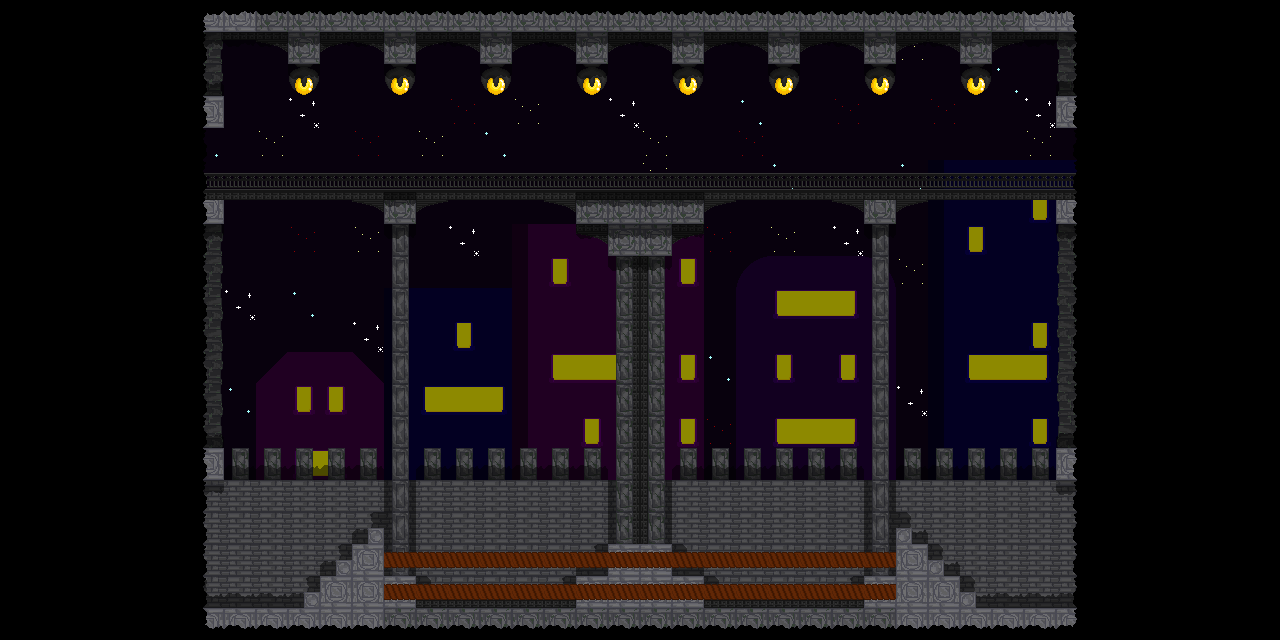

Below is a game level as drawn by its tile map, then a one-line description and the .tmx that defines it (tile-layer data replaced by summaries):
An orthogonal 40x20 tile map with 32x32 px tiles, 12 tile layers (Background, Houses, darker houses, stars, ...), 1 hidden layer not drawn, 2 tilesets and 11 objects.

<map version="1.2" tiledversion="1.3.5" orientation="orthogonal" renderorder="left-up" width="40" height="20" tilewidth="32" tileheight="32" infinite="0" nextlayerid="16" nextobjectid="13">
 <tileset firstgid="1" name="1stSetTiles" tilewidth="32" tileheight="32" tilecount="156" columns="12">
  <image source="topCastleMapFirstSet1U.png" width="384" height="416" />
 </tileset>
 <tileset firstgid="157" name="64x64" tilewidth="32" tileheight="32" tilecount="16" columns="4">
  <image source="64x64.png" width="128" height="128" />
 </tileset>
 <layer id="6" name="Background" width="40" height="20">
  <data>[800 cells, 560 non-empty, 1 distinct tile ids]</data>
 </layer>
 <layer id="7" name="Houses" width="40" height="20">
  <data>[800 cells, 188 non-empty, 21 distinct tile ids]</data>
 </layer>
 <layer id="9" name="darker houses" width="40" height="20" opacity="0.45">
  <data>[800 cells, 560 non-empty, 1 distinct tile ids]</data>
 </layer>
 <layer id="8" name="stars" width="40" height="20">
  <data>[800 cells, 35 non-empty, 4 distinct tile ids]</data>
 </layer>
 <layer id="5" name="Castle Background" width="40" height="20">
  <data>[800 cells, 166 non-empty, 2 distinct tile ids]</data>
 </layer>
 <layer id="12" name="2nd depth" width="40" height="20" opacity="0.49">
  <data>[800 cells, 22 non-empty, 4 distinct tile ids]</data>
 </layer>
 <layer id="4" name="base 2.0" width="40" height="20">
  <data>[800 cells, 70 non-empty, 11 distinct tile ids]</data>
 </layer>
 <layer id="2" name="base" width="40" height="20">
  <data>[800 cells, 204 non-empty, 14 distinct tile ids]</data>
 </layer>
 <layer id="11" name="1st depth" width="40" height="20" opacity="0.46">
  <data>[800 cells, 94 non-empty, 5 distinct tile ids]</data>
 </layer>
 <layer id="13" name="base 3.0" width="40" height="20">
  <data>[800 cells, 6 non-empty, 2 distinct tile ids]</data>
 </layer>
 <layer id="3" name="Lava" width="40" height="20">
  <data>[800 cells, 32 non-empty, 1 distinct tile ids]</data>
 </layer>
 <layer id="10" name="dark spots" width="40" height="20">
  <data>[800 cells, 332 non-empty, 9 distinct tile ids]</data>
 </layer>
 <layer id="1" name="Tile Layer 1" width="40" height="20" visible="0" opacity="0.37">
  <data>[800 cells, 14 non-empty, 1 distinct tile ids]</data>
 </layer>
 <objectgroup id="15" name="Object Layer 1">
  <object id="1" x="192" y="640">
   <properties>
    <property name="bodyType" value="static" />
    <property name="friction" type="float" value="10" />
    <property name="objType" value="ground" />
   </properties>
   <polygon points="0,0 896,0 896,-32 800,-32 719.969,-112.031 703.906,-111.969 704,-32 192,-32 192,-96 192.087,-112.043 175.957,-111.957 96,-32 0,-32" />
  </object>
  <object id="2" x="223.875" y="485.75">
   <properties>
    <property name="bodyType" value="static" />
    <property name="friction" type="float" value="10" />
    <property name="objType" value="ground" />
   </properties>
   <polygon points="0,0 0.125,-261.75 0.215909,-285.568 320.188,-285.875 352.125,-273.568 352.125,-261.75 352.125,-252.023 383.852,-241.295 384.125,-229.75 448.125,-229.75 448.125,-241.688 479.943,-251.932 480.125,-261.75 480.216,-273.386 511.943,-285.841 832.375,-285.75 832.125,-5.75 864.125,-5.75 864.125,-293.75 -31.875,-293.75 -31.875,-5.75 -20.7841,0.0681818" />
  </object>
  <object id="4" x="192" y="0">
   <properties>
    <property name="bodyType" value="static" />
    <property name="friction" type="float" value="10" />
    <property name="objType" value="ground" />
   </properties>
   <polygon points="0,0 0,128 32,128 31.6667,40 64,39.3333 95.6667,51 96,64 128,64 128,52.6667 160.333,41.6667 191.667,53 192,64 224,64 224.333,52.6667 257.333,40.6667 288,53.3333 288,64 320,64 320.333,52.6667 351.667,42.3333 384,53.3333 384,64 416,64 415.667,53 448.333,41.6667 480,53.3333 480,64 512,64 512,53 544,42 575.667,52 576,64 608,64 607.667,52.3333 639.333,41.3333 672,53 672,64 704,64 704.333,52.6667 736,41 768,53.3333 768,64 800,64 800,52.3333 833.333,40 864.333,40 864,128 896,128 896,0" />
  </object>
  <object id="5" x="288" y="64" width="32" height="32">
   <properties>
    <property name="bodyType" value="static" />
    <property name="friction" type="float" value="10" />
    <property name="objType" value="ground" />
   </properties>
   <ellipse />
  </object>
  <object id="6" x="384" y="64" width="32" height="32">
   <properties>
    <property name="bodyType" value="static" />
    <property name="friction" type="float" value="10" />
    <property name="objType" value="ground" />
   </properties>
   <ellipse />
  </object>
  <object id="7" x="480" y="64" width="32" height="32">
   <properties>
    <property name="bodyType" value="static" />
    <property name="friction" type="float" value="10" />
    <property name="objType" value="ground" />
   </properties>
   <ellipse />
  </object>
  <object id="8" x="576" y="64" width="32" height="32">
   <properties>
    <property name="bodyType" value="static" />
    <property name="friction" type="float" value="10" />
    <property name="objType" value="ground" />
   </properties>
   <ellipse />
  </object>
  <object id="9" x="672" y="64" width="32" height="32">
   <properties>
    <property name="bodyType" value="static" />
    <property name="friction" type="float" value="10" />
    <property name="objType" value="ground" />
   </properties>
   <ellipse />
  </object>
  <object id="10" x="768" y="64" width="32" height="32">
   <properties>
    <property name="bodyType" value="static" />
    <property name="friction" type="float" value="10" />
    <property name="objType" value="ground" />
   </properties>
   <ellipse />
  </object>
  <object id="11" x="864" y="64" width="32" height="32">
   <properties>
    <property name="bodyType" value="static" />
    <property name="friction" type="float" value="10" />
    <property name="objType" value="ground" />
   </properties>
   <ellipse />
  </object>
  <object id="12" x="960" y="64" width="32" height="32">
   <properties>
    <property name="bodyType" value="static" />
    <property name="friction" type="float" value="10" />
    <property name="objType" value="ground" />
   </properties>
   <ellipse />
  </object>
 </objectgroup>
</map>
